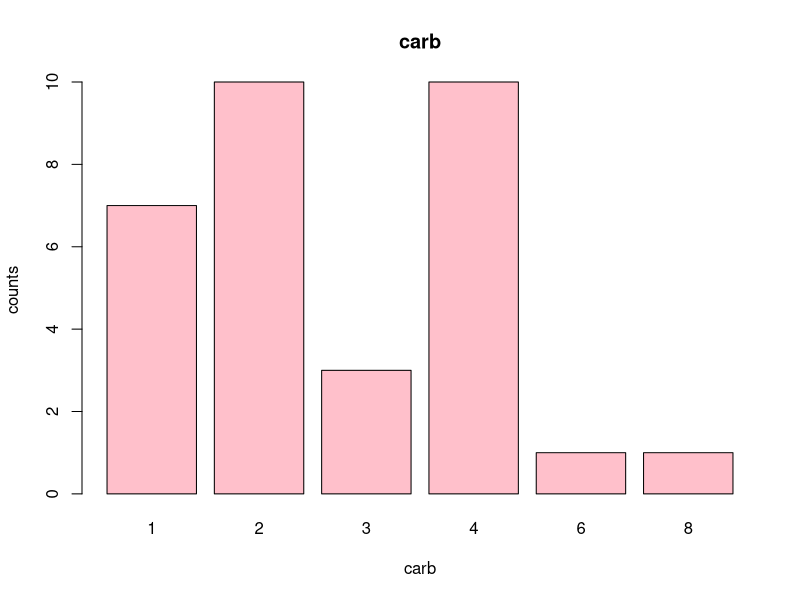
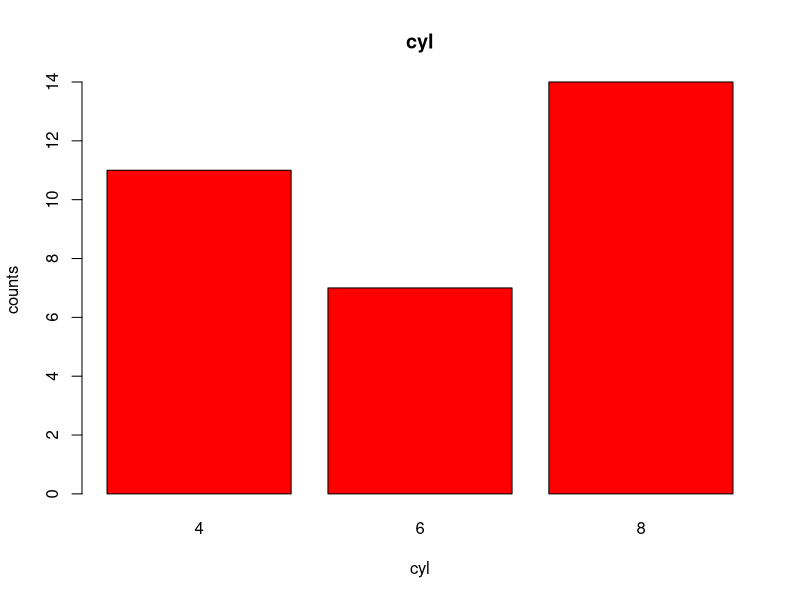
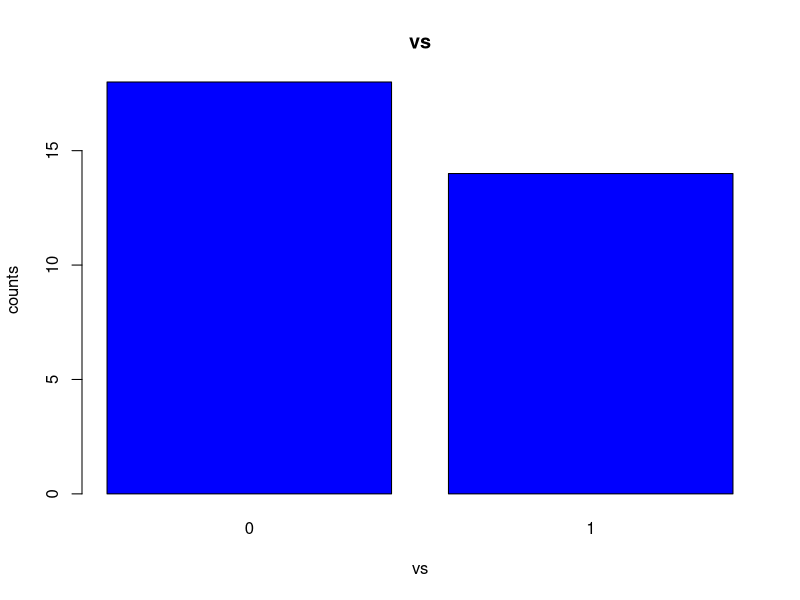
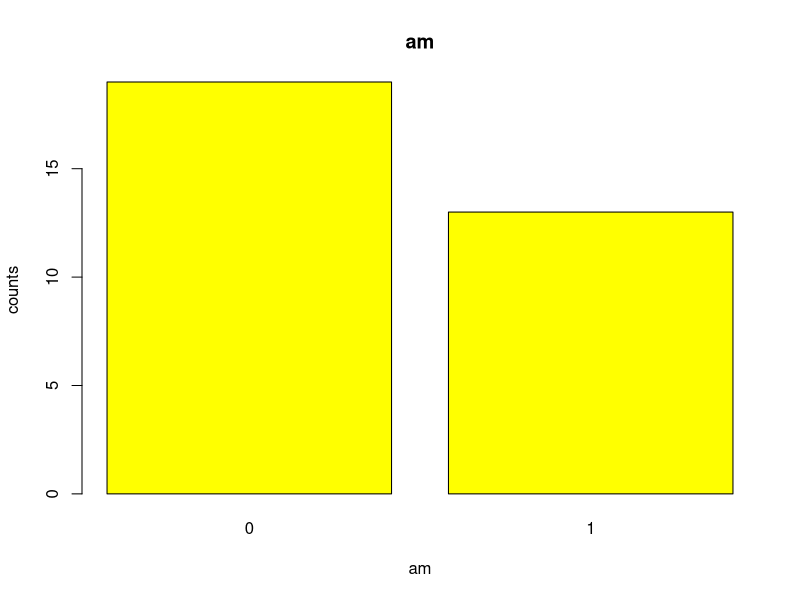
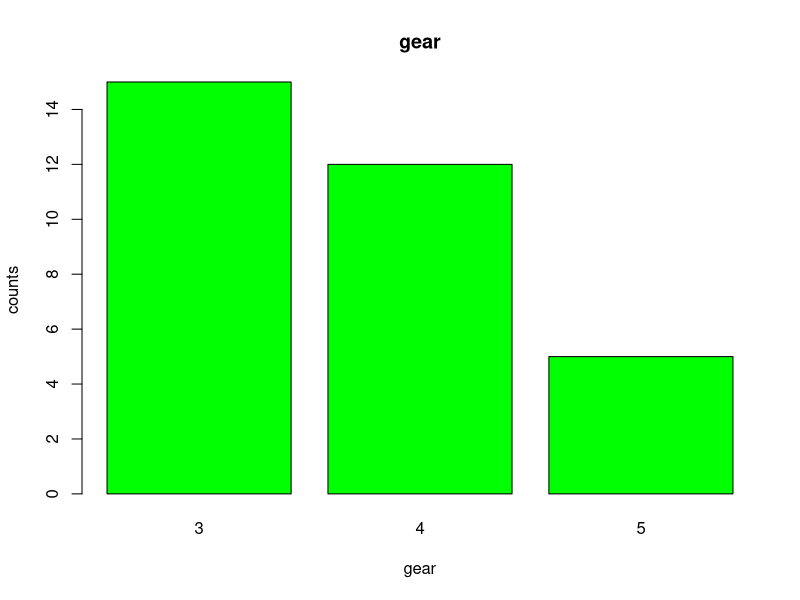
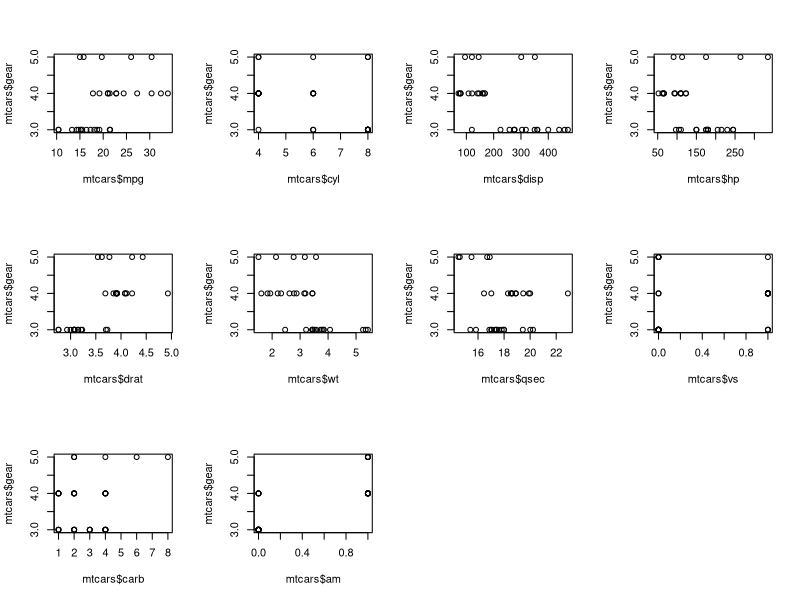

These charts were generated, in order, by the following R code: (Note: this script raises an error after producing the figures.)
#Problem 1
# Below selected columns are categorical in nature

counts<- table(mtcars$carb)
barplot(counts ,main ="carb",xlab="carb",ylab = "counts",col="pink")
counts<- table(mtcars$cyl)
barplot(counts ,main ="cyl",xlab="cyl",ylab = "counts",col="red")
counts<- table(mtcars$vs)
barplot(counts ,main ="vs",xlab="vs",ylab = "counts",col="blue")
counts<- table(mtcars$am)
barplot(counts ,main ="am",xlab="am",ylab = "counts",col="yellow")
counts<- table(mtcars$gear)
barplot(counts ,main ="gear",xlab="gear",ylab = "counts",col="green")

#Problem 2
#Kindly expand the plot area so that below code works smoothly
par(mfrow = c(3,4))
plot(mtcars$mpg,mtcars$gear)
plot(mtcars$cyl,mtcars$gear)
plot(mtcars$disp,mtcars$gear)
plot(mtcars$hp,mtcars$gear)
plot(mtcars$drat,mtcars$gear)
plot(mtcars$wt,mtcars$gear)
plot(mtcars$qsec,mtcars$gear)
plot(mtcars$vs,mtcars$gear)
plot(mtcars$carb,mtcars$gear)
plot(mtcars$am,mtcars$gear)

#Problem 3

mtcars %>%  gather() %>%ggplot(aes(value)) +facet_wrap(~ key,scales = "free") +stat_density()
